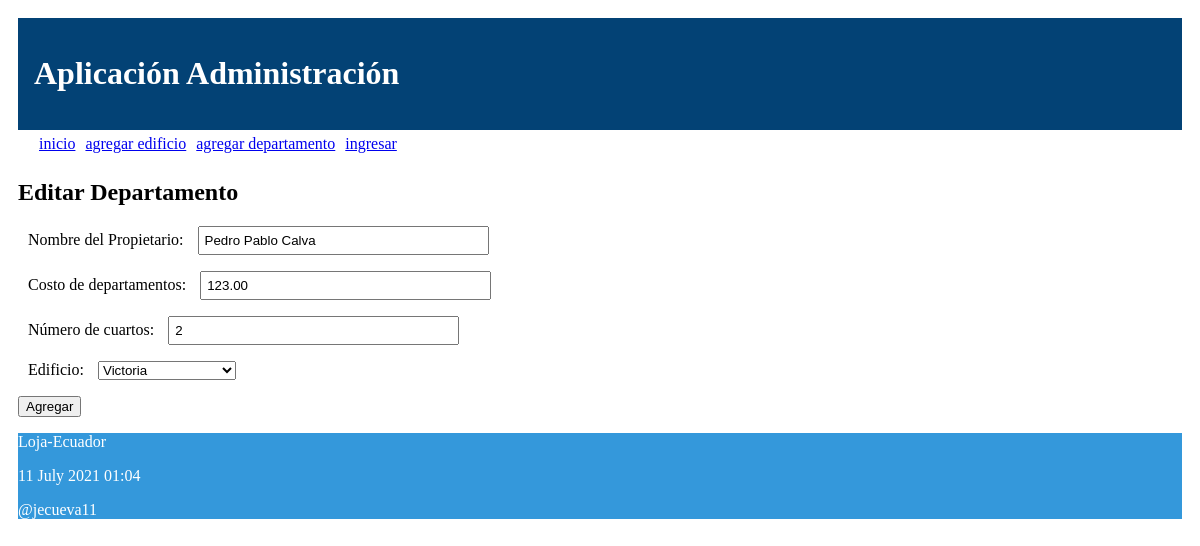
Screenshot of /editar_departamento/29 with the database file from the repository.
### administrativo/models.py (models this page shows, shortened)
class Departamento(models.Model):
    nombre_prop = models.CharField("Nombre del Propietario", max_length=100)
    costo_depart = models.DecimalField("Costo de departamentos", max_digits=100, decimal_places=2)
    numero_cuartos = models.IntegerField("Número de cuartos")
    edificio = models.ForeignKey(Edificio, on_delete=models.CASCADE,
            related_name="edificios")

### administrativo/views.py (the view)
# urls.py: path('editar_departamento/<int:id>', views.editar_departamento,
def editar_departamento(request, id):
    departamento = Departamento.objects.get(pk=id)
    if request.method=='POST':
        formulario = DepartamentoForm(request.POST, instance=departamento)
        print(formulario.errors)
        if formulario.is_valid():
            formulario.save()
            return redirect(index)
    else:
        formulario = DepartamentoForm(instance=departamento)
    diccionario = {'formulario': formulario}
    return render(request, 'editarDepartamento.html', diccionario)

### administrativo/forms.py
class DepartamentoForm(ModelForm):
    class Meta:
        model = Departamento
        fields = ['nombre_prop', 'costo_depart', 'numero_cuartos', 'edificio']

### administrativo/models.py (called while the page is built)
    def __str__(self):
        return "%s " % (self.nombre)

### administrativo/templates/editarDepartamento.html (shortened to what this page needs)
{% extends "master.html" %}
{% block content %}
<h2>Editar Departamento</h3>
<form action="" method="post">
  {{formulario.as_p}}
  <p><input type='submit' value='Agregar'/></p>
</form>
{% endblock %}

### administrativo/static/css/estilos.css (style rules this page uses)
body { background: white; padding: 10px; }
input[type=text], input[type=number] { width: 25%; padding: 5px 5px; box-sizing: border-box; }
label { padding: 12px 10px; }

### rows the page displays
Departamento: nombre_prop "Pedro Pablo Calva", costo_depart "123.00", numero_cuartos "2", edificio "Victoria"
